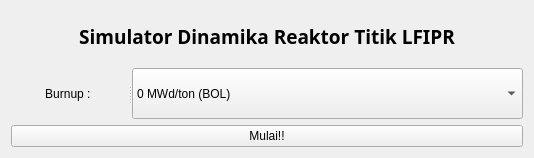
<?xml version="1.0" encoding="UTF-8"?>
<ui version="4.0">
 <class>Awal</class>
 <widget class="QWidget" name="Awal">
  <property name="geometry">
   <rect>
    <x>0</x>
    <y>0</y>
    <width>534</width>
    <height>158</height>
   </rect>
  </property>
  <property name="windowTitle">
   <string>Simulator LFIPR</string>
  </property>
  <layout class="QGridLayout" name="gridLayout">
   <item row="0" column="0">
    <widget class="QLabel" name="label_3">
     <property name="font">
      <font>
       <family>Castellar</family>
       <pointsize>14</pointsize>
       <weight>75</weight>
       <bold>true</bold>
      </font>
     </property>
     <property name="text">
      <string>Simulator Dinamika Reaktor Titik LFIPR</string>
     </property>
     <property name="alignment">
      <set>Qt::AlignCenter</set>
     </property>
    </widget>
   </item>
   <item row="1" column="0">
    <widget class="QSplitter" name="splitter">
     <property name="orientation">
      <enum>Qt::Horizontal</enum>
     </property>
     <widget class="QLabel" name="label">
      <property name="text">
       <string>Burnup : </string>
      </property>
      <property name="alignment">
       <set>Qt::AlignCenter</set>
      </property>
     </widget>
     <widget class="QComboBox" name="comboBoxBU">
      <item>
       <property name="text">
        <string>0 MWd/ton (BOL)</string>
       </property>
      </item>
      <item>
       <property name="text">
        <string>20677,5 MWd/ton (MOL)</string>
       </property>
      </item>
      <item>
       <property name="text">
        <string>41355 MWd/ton (EOL)</string>
       </property>
      </item>
     </widget>
    </widget>
   </item>
   <item row="2" column="0">
    <widget class="QPushButton" name="pushButtonMulai">
     <property name="text">
      <string>Mulai!!</string>
     </property>
    </widget>
   </item>
  </layout>
 </widget>
 <resources/>
 <connections/>
</ui>
